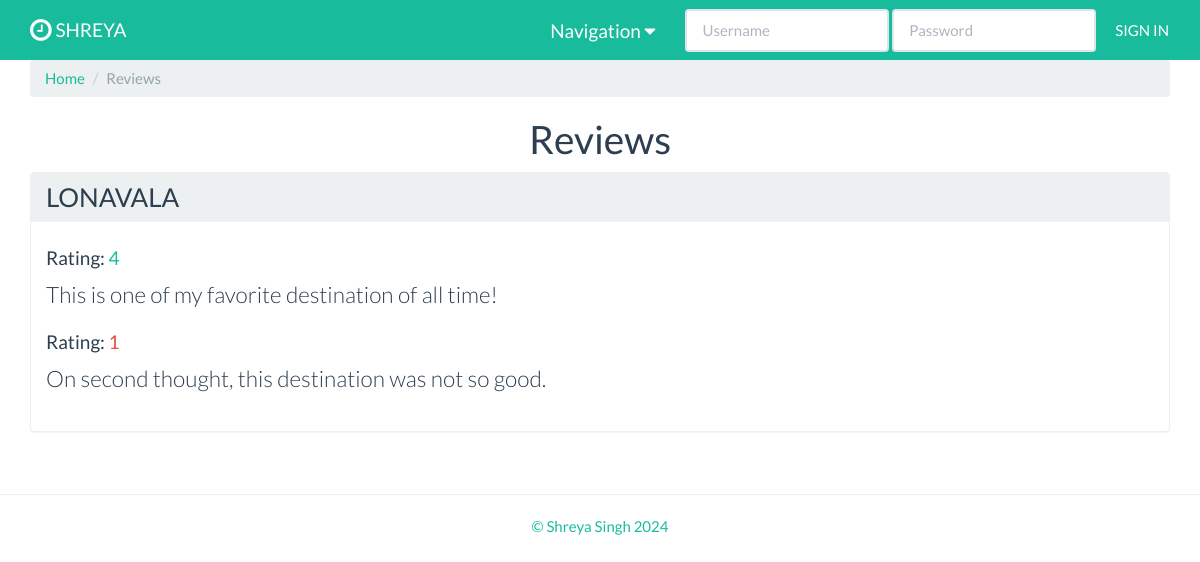
Screenshot of /reviews.php with the database file from the repository.
### tables this page shows
CREATE TABLE `Destinations` (
  `Destination_id` int(15) UNSIGNED NOT NULL,
  `Destination_name` varchar(50) NOT NULL DEFAULT '',
  `Destination_year` int(6) NOT NULL,
  `Destination_rating` varchar(10) NOT NULL DEFAULT '',
  `Destination_bio` varchar(400) DEFAULT NULL,
  `Destination_img` varchar(200) NOT NULL
);

CREATE TABLE `reviews` (
  `review_id` int(11) UNSIGNED NOT NULL,
  `review_Destination_id` int(11) UNSIGNED NOT NULL,
  `review_user_id` int(11) UNSIGNED NOT NULL,
  `review_rating` int(11) NOT NULL,
  `review_content` varchar(255) NOT NULL DEFAULT ''
);

### reviews.php (the view, shortened to what this page needs)
<?php
require_once ('includes/header.php');
require_once ('includes/database.php');
$query_str = "SELECT * FROM Destinations";
$result = $conn->query($query_str);
?>
	<div class="container wrapper">
		<ul class="breadcrumb">
			<li><a href="index.php">Home</a></li>
			<li class="active">Reviews</li>
		</ul>
		<h1 class="text-center">Reviews</h1>
		<?php
		while ($Destination_row = $result->fetch_assoc()):
			$Destination_id = $Destination_row['Destination_id'];
			$review_str = "SELECT * FROM reviews WHERE review_Destination_id='$Destination_id'";
			$review_result = $conn->query($review_str);
			$review_row = $review_result->fetch_assoc();
			if ($review_row) { ?>
				<div class="row Destination-list">
					<div class="col-xs-12">
						<div class="panel panel-default">
							<div class="panel-heading">
								<h3 class="panel-title">
									<a href="Destinationdetails.php?id=<?= $Destination_row['Destination_id'] ?>"><?= $Destination_row['Destination_name'] ?></a>
								</h3>
							</div>
							<div class="panel-body">
								<?php
								$review_result = $conn->query($review_str);
								while ($review_row = $review_result->fetch_assoc()) :
									?>
									<h4>Rating: <span class="<?php
										if ($review_row['review_rating'] >= 4 ){
											echo 'text-success';
										} elseif ( $review_row['review_rating'] < 2 ) {
											echo 'text-danger';
										}
										?>"> <?=$review_row['review_rating'] ?></span></h4>
									<p class="lead"><?= $review_row['review_content'] ?></p>
								<?php endwhile ?>
							</div>
						</div>
					</div>
				</div>
			<?php }  endwhile ?>
	</div>
<?php
include ('includes/footer.php');
?>

### rows the page displays
destinations: Destination_name "LONAVALA"
reviews: review_rating "4", review_content "This is one of my favorite destination of all time!"
reviews: review_rating "1", review_content "On second thought, this destination was not so good."
